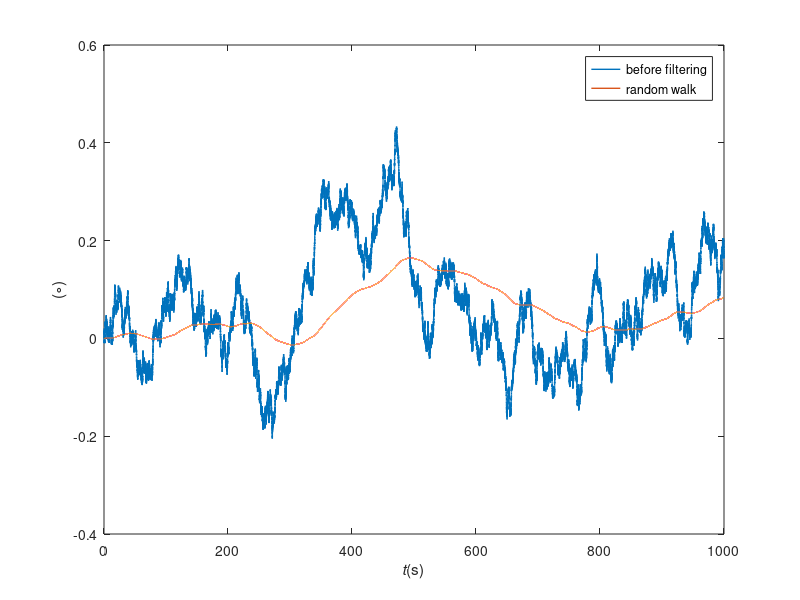

MATLAB code to generate this figure:
%test random walk, find the coefficient of wanted slowly varying curve

dt = 0.01;
n = 100000;
sigma = 0.2;
tr = 100;
fc = 0.001;
tao = 1/(2*pi*fc);

data = zeros(n,3);

x0 = 0;
y0 = 0;
x = 0;
for k=1:n
    w = randn(1)*sigma;
    x = x + (-x/tr+w)*dt;
    y = (dt*(x+x0) - (dt-2*tao)*y0) / (dt+2*tao); %one order filter
	x0 = x;
    y0 = y;
    data(k,:) = [w,x,y];
end

plot((1:n)*dt,data(:,2), 'LineWidth',1)
hold on
plot((1:n)*dt,data(:,3), 'LineWidth',1)
xlabel('\itt\rm(s)')
ylabel('(\circ)')
legend('before filtering','random walk','Location','northeast')
hold off

clearvars